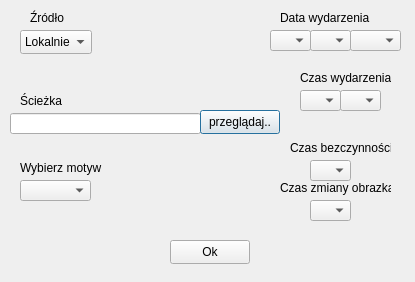
<?xml version="1.0" encoding="UTF-8"?>
<ui version="4.0">
 <class>drugieokno</class>
 <widget class="QDialog" name="drugieokno">
  <property name="geometry">
   <rect>
    <x>0</x>
    <y>0</y>
    <width>415</width>
    <height>282</height>
   </rect>
  </property>
  <property name="windowTitle">
   <string>Dialog</string>
  </property>
  <widget class="QLabel" name="label">
   <property name="geometry">
    <rect>
     <x>30</x>
     <y>10</y>
     <width>49</width>
     <height>16</height>
    </rect>
   </property>
   <property name="text">
    <string>Źródło</string>
   </property>
  </widget>
  <widget class="QComboBox" name="zrodlo">
   <property name="geometry">
    <rect>
     <x>20</x>
     <y>30</y>
     <width>72</width>
     <height>24</height>
    </rect>
   </property>
   <item>
    <property name="text">
     <string>Lokalnie</string>
    </property>
   </item>
  </widget>
  <widget class="QLineEdit" name="sciezka">
   <property name="geometry">
    <rect>
     <x>10</x>
     <y>113</y>
     <width>191</width>
     <height>21</height>
    </rect>
   </property>
  </widget>
  <widget class="QLabel" name="label_2">
   <property name="geometry">
    <rect>
     <x>20</x>
     <y>90</y>
     <width>49</width>
     <height>21</height>
    </rect>
   </property>
   <property name="text">
    <string>Ścieżka</string>
   </property>
  </widget>
  <widget class="QPushButton" name="pushButton">
   <property name="geometry">
    <rect>
     <x>200</x>
     <y>110</y>
     <width>80</width>
     <height>24</height>
    </rect>
   </property>
   <property name="text">
    <string>przeglądaj..</string>
   </property>
  </widget>
  <widget class="QComboBox" name="motyw">
   <property name="geometry">
    <rect>
     <x>20</x>
     <y>180</y>
     <width>71</width>
     <height>21</height>
    </rect>
   </property>
  </widget>
  <widget class="QLabel" name="label_3">
   <property name="geometry">
    <rect>
     <x>20</x>
     <y>160</y>
     <width>91</width>
     <height>16</height>
    </rect>
   </property>
   <property name="text">
    <string>Wybierz motyw</string>
   </property>
  </widget>
  <widget class="QLabel" name="label_4">
   <property name="geometry">
    <rect>
     <x>280</x>
     <y>10</y>
     <width>91</width>
     <height>16</height>
    </rect>
   </property>
   <property name="text">
    <string>Data wydarzenia</string>
   </property>
  </widget>
  <widget class="QComboBox" name="data1">
   <property name="geometry">
    <rect>
     <x>270</x>
     <y>30</y>
     <width>41</width>
     <height>21</height>
    </rect>
   </property>
   <item>
    <property name="text">
     <string/>
    </property>
   </item>
   <item>
    <property name="text">
     <string>01</string>
    </property>
   </item>
   <item>
    <property name="text">
     <string>02</string>
    </property>
   </item>
   <item>
    <property name="text">
     <string>03</string>
    </property>
   </item>
   <item>
    <property name="text">
     <string>04</string>
    </property>
   </item>
   <item>
    <property name="text">
     <string>05</string>
    </property>
   </item>
   <item>
    <property name="text">
     <string>06</string>
    </property>
   </item>
   <item>
    <property name="text">
     <string>07</string>
    </property>
   </item>
   <item>
    <property name="text">
     <string>08</string>
    </property>
   </item>
   <item>
    <property name="text">
     <string>09</string>
    </property>
   </item>
   <item>
    <property name="text">
     <string>10</string>
    </property>
   </item>
   <item>
    <property name="text">
     <string>11</string>
    </property>
   </item>
   <item>
    <property name="text">
     <string>12</string>
    </property>
   </item>
   <item>
    <property name="text">
     <string>13</string>
    </property>
   </item>
   <item>
    <property name="text">
     <string>14</string>
    </property>
   </item>
   <item>
    <property name="text">
     <string>15</string>
    </property>
   </item>
   <item>
    <property name="text">
     <string>16</string>
    </property>
   </item>
   <item>
    <property name="text">
     <string>17</string>
    </property>
   </item>
   <item>
    <property name="text">
     <string>18</string>
    </property>
   </item>
   <item>
    <property name="text">
     <string>19</string>
    </property>
   </item>
   <item>
    <property name="text">
     <string>20</string>
    </property>
   </item>
   <item>
    <property name="text">
     <string>21</string>
    </property>
   </item>
   <item>
    <property name="text">
     <string>22</string>
    </property>
   </item>
   <item>
    <property name="text">
     <string>23</string>
    </property>
   </item>
   <item>
    <property name="text">
     <string>24</string>
    </property>
   </item>
   <item>
    <property name="text">
     <string>25</string>
    </property>
   </item>
   <item>
    <property name="text">
     <string>26</string>
    </property>
   </item>
   <item>
    <property name="text">
     <string>27</string>
    </property>
   </item>
   <item>
    <property name="text">
     <string>28</string>
    </property>
   </item>
   <item>
    <property name="text">
     <string>29</string>
    </property>
   </item>
   <item>
    <property name="text">
     <string>30</string>
    </property>
   </item>
   <item>
    <property name="text">
     <string>31</string>
    </property>
   </item>
  </widget>
  <widget class="QComboBox" name="data2">
   <property name="geometry">
    <rect>
     <x>310</x>
     <y>30</y>
     <width>41</width>
     <height>21</height>
    </rect>
   </property>
   <item>
    <property name="text">
     <string/>
    </property>
   </item>
   <item>
    <property name="text">
     <string>01</string>
    </property>
   </item>
   <item>
    <property name="text">
     <string>02</string>
    </property>
   </item>
   <item>
    <property name="text">
     <string>03</string>
    </property>
   </item>
   <item>
    <property name="text">
     <string>04</string>
    </property>
   </item>
   <item>
    <property name="text">
     <string>05</string>
    </property>
   </item>
   <item>
    <property name="text">
     <string>06</string>
    </property>
   </item>
   <item>
    <property name="text">
     <string>07</string>
    </property>
   </item>
   <item>
    <property name="text">
     <string>08</string>
    </property>
   </item>
   <item>
    <property name="text">
     <string>09</string>
    </property>
   </item>
   <item>
    <property name="text">
     <string>10</string>
    </property>
   </item>
   <item>
    <property name="text">
     <string>11</string>
    </property>
   </item>
   <item>
    <property name="text">
     <string>12</string>
    </property>
   </item>
  </widget>
  <widget class="QComboBox" name="data3">
   <property name="geometry">
    <rect>
     <x>350</x>
     <y>30</y>
     <width>51</width>
     <height>21</height>
    </rect>
   </property>
   <item>
    <property name="text">
     <string/>
    </property>
   </item>
   <item>
    <property name="text">
     <string>2022</string>
    </property>
   </item>
   <item>
    <property name="text">
     <string>2023</string>
    </property>
   </item>
   <item>
    <property name="text">
     <string>2024</string>
    </property>
   </item>
  </widget>
  <widget class="QComboBox" name="czas1">
   <property name="geometry">
    <rect>
     <x>300</x>
     <y>90</y>
     <width>41</width>
     <height>21</height>
    </rect>
   </property>
   <item>
    <property name="text">
     <string/>
    </property>
   </item>
   <item>
    <property name="text">
     <string>00</string>
    </property>
   </item>
   <item>
    <property name="text">
     <string>01</string>
    </property>
   </item>
   <item>
    <property name="text">
     <string>02</string>
    </property>
   </item>
   <item>
    <property name="text">
     <string>03</string>
    </property>
   </item>
   <item>
    <property name="text">
     <string>04</string>
    </property>
   </item>
   <item>
    <property name="text">
     <string>05</string>
    </property>
   </item>
   <item>
    <property name="text">
     <string>06</string>
    </property>
   </item>
   <item>
    <property name="text">
     <string>07</string>
    </property>
   </item>
   <item>
    <property name="text">
     <string>08</string>
    </property>
   </item>
   <item>
    <property name="text">
     <string>09</string>
    </property>
   </item>
   <item>
    <property name="text">
     <string>10</string>
    </property>
   </item>
   <item>
    <property name="text">
     <string>11</string>
    </property>
   </item>
   <item>
    <property name="text">
     <string>12</string>
    </property>
   </item>
   <item>
    <property name="text">
     <string>13</string>
    </property>
   </item>
   <item>
    <property name="text">
     <string>14</string>
    </property>
   </item>
   <item>
    <property name="text">
     <string>15</string>
    </property>
   </item>
   <item>
    <property name="text">
     <string>16</string>
    </property>
   </item>
   <item>
    <property name="text">
     <string>17</string>
    </property>
   </item>
   <item>
    <property name="text">
     <string>18</string>
    </property>
   </item>
   <item>
    <property name="text">
     <string>19</string>
    </property>
   </item>
   <item>
    <property name="text">
     <string>20</string>
    </property>
   </item>
   <item>
    <property name="text">
     <string>21</string>
    </property>
   </item>
   <item>
    <property name="text">
     <string>22</string>
    </property>
   </item>
   <item>
    <property name="text">
     <string>23</string>
    </property>
   </item>
  </widget>
  <widget class="QLabel" name="label_5">
   <property name="geometry">
    <rect>
     <x>300</x>
     <y>70</y>
     <width>91</width>
     <height>16</height>
    </rect>
   </property>
   <property name="text">
    <string>Czas wydarzenia</string>
   </property>
  </widget>
  <widget class="QComboBox" name="czas2">
   <property name="geometry">
    <rect>
     <x>340</x>
     <y>90</y>
     <width>41</width>
     <height>21</height>
    </rect>
   </property>
   <item>
    <property name="text">
     <string/>
    </property>
   </item>
   <item>
    <property name="text">
     <string>00</string>
    </property>
   </item>
   <item>
    <property name="text">
     <string>01</string>
    </property>
   </item>
   <item>
    <property name="text">
     <string>02</string>
    </property>
   </item>
   <item>
    <property name="text">
     <string>03</string>
    </property>
   </item>
   <item>
    <property name="text">
     <string>04</string>
    </property>
   </item>
   <item>
    <property name="text">
     <string>05</string>
    </property>
   </item>
   <item>
    <property name="text">
     <string>06</string>
    </property>
   </item>
   <item>
    <property name="text">
     <string>07</string>
    </property>
   </item>
   <item>
    <property name="text">
     <string>08</string>
    </property>
   </item>
   <item>
    <property name="text">
     <string>09</string>
    </property>
   </item>
   <item>
    <property name="text">
     <string>10</string>
    </property>
   </item>
   <item>
    <property name="text">
     <string>11</string>
    </property>
   </item>
   <item>
    <property name="text">
     <string>12</string>
    </property>
   </item>
   <item>
    <property name="text">
     <string>13</string>
    </property>
   </item>
   <item>
    <property name="text">
     <string>14</string>
    </property>
   </item>
   <item>
    <property name="text">
     <string>15</string>
    </property>
   </item>
   <item>
    <property name="text">
     <string>16</string>
    </property>
   </item>
   <item>
    <property name="text">
     <string>17</string>
    </property>
   </item>
   <item>
    <property name="text">
     <string>18</string>
    </property>
   </item>
   <item>
    <property name="text">
     <string>19</string>
    </property>
   </item>
   <item>
    <property name="text">
     <string>20</string>
    </property>
   </item>
   <item>
    <property name="text">
     <string>21</string>
    </property>
   </item>
   <item>
    <property name="text">
     <string>22</string>
    </property>
   </item>
   <item>
    <property name="text">
     <string>23</string>
    </property>
   </item>
   <item>
    <property name="text">
     <string>24</string>
    </property>
   </item>
   <item>
    <property name="text">
     <string>25</string>
    </property>
   </item>
   <item>
    <property name="text">
     <string>26</string>
    </property>
   </item>
   <item>
    <property name="text">
     <string>27</string>
    </property>
   </item>
   <item>
    <property name="text">
     <string>28</string>
    </property>
   </item>
   <item>
    <property name="text">
     <string>29</string>
    </property>
   </item>
   <item>
    <property name="text">
     <string>30</string>
    </property>
   </item>
   <item>
    <property name="text">
     <string>31</string>
    </property>
   </item>
   <item>
    <property name="text">
     <string>32</string>
    </property>
   </item>
   <item>
    <property name="text">
     <string>33</string>
    </property>
   </item>
   <item>
    <property name="text">
     <string>34</string>
    </property>
   </item>
   <item>
    <property name="text">
     <string>35</string>
    </property>
   </item>
   <item>
    <property name="text">
     <string>36</string>
    </property>
   </item>
   <item>
    <property name="text">
     <string>37</string>
    </property>
   </item>
   <item>
    <property name="text">
     <string>38</string>
    </property>
   </item>
   <item>
    <property name="text">
     <string>39</string>
    </property>
   </item>
   <item>
    <property name="text">
     <string>40</string>
    </property>
   </item>
   <item>
    <property name="text">
     <string>41</string>
    </property>
   </item>
   <item>
    <property name="text">
     <string>42</string>
    </property>
   </item>
   <item>
    <property name="text">
     <string>43</string>
    </property>
   </item>
   <item>
    <property name="text">
     <string>44</string>
    </property>
   </item>
   <item>
    <property name="text">
     <string>45</string>
    </property>
   </item>
   <item>
    <property name="text">
     <string>46</string>
    </property>
   </item>
   <item>
    <property name="text">
     <string>47</string>
    </property>
   </item>
   <item>
    <property name="text">
     <string>48</string>
    </property>
   </item>
   <item>
    <property name="text">
     <string>49</string>
    </property>
   </item>
   <item>
    <property name="text">
     <string>50</string>
    </property>
   </item>
   <item>
    <property name="text">
     <string>51</string>
    </property>
   </item>
   <item>
    <property name="text">
     <string>52</string>
    </property>
   </item>
   <item>
    <property name="text">
     <string>53</string>
    </property>
   </item>
   <item>
    <property name="text">
     <string>54</string>
    </property>
   </item>
   <item>
    <property name="text">
     <string>55</string>
    </property>
   </item>
   <item>
    <property name="text">
     <string>56</string>
    </property>
   </item>
   <item>
    <property name="text">
     <string>57</string>
    </property>
   </item>
   <item>
    <property name="text">
     <string>58</string>
    </property>
   </item>
   <item>
    <property name="text">
     <string>59</string>
    </property>
   </item>
   <item>
    <property name="text">
     <string/>
    </property>
   </item>
  </widget>
  <widget class="QComboBox" name="bezczynnosc">
   <property name="geometry">
    <rect>
     <x>310</x>
     <y>160</y>
     <width>41</width>
     <height>21</height>
    </rect>
   </property>
   <item>
    <property name="text">
     <string/>
    </property>
   </item>
   <item>
    <property name="text">
     <string>1</string>
    </property>
   </item>
   <item>
    <property name="text">
     <string>2</string>
    </property>
   </item>
   <item>
    <property name="text">
     <string>3</string>
    </property>
   </item>
   <item>
    <property name="text">
     <string>4</string>
    </property>
   </item>
   <item>
    <property name="text">
     <string>5</string>
    </property>
   </item>
   <item>
    <property name="text">
     <string>6</string>
    </property>
   </item>
   <item>
    <property name="text">
     <string>7</string>
    </property>
   </item>
   <item>
    <property name="text">
     <string>8</string>
    </property>
   </item>
   <item>
    <property name="text">
     <string>9</string>
    </property>
   </item>
   <item>
    <property name="text">
     <string>10</string>
    </property>
   </item>
   <item>
    <property name="text">
     <string>11</string>
    </property>
   </item>
   <item>
    <property name="text">
     <string>12</string>
    </property>
   </item>
   <item>
    <property name="text">
     <string>13</string>
    </property>
   </item>
   <item>
    <property name="text">
     <string>14</string>
    </property>
   </item>
   <item>
    <property name="text">
     <string>15</string>
    </property>
   </item>
   <item>
    <property name="text">
     <string>16</string>
    </property>
   </item>
   <item>
    <property name="text">
     <string>17</string>
    </property>
   </item>
   <item>
    <property name="text">
     <string>18</string>
    </property>
   </item>
   <item>
    <property name="text">
     <string>19</string>
    </property>
   </item>
   <item>
    <property name="text">
     <string>20</string>
    </property>
   </item>
   <item>
    <property name="text">
     <string>21</string>
    </property>
   </item>
   <item>
    <property name="text">
     <string>22</string>
    </property>
   </item>
   <item>
    <property name="text">
     <string>23</string>
    </property>
   </item>
   <item>
    <property name="text">
     <string>24</string>
    </property>
   </item>
   <item>
    <property name="text">
     <string>25</string>
    </property>
   </item>
   <item>
    <property name="text">
     <string>26</string>
    </property>
   </item>
   <item>
    <property name="text">
     <string>27</string>
    </property>
   </item>
   <item>
    <property name="text">
     <string>28</string>
    </property>
   </item>
   <item>
    <property name="text">
     <string>29</string>
    </property>
   </item>
   <item>
    <property name="text">
     <string>30</string>
    </property>
   </item>
   <item>
    <property name="text">
     <string>31</string>
    </property>
   </item>
   <item>
    <property name="text">
     <string>32</string>
    </property>
   </item>
   <item>
    <property name="text">
     <string>33</string>
    </property>
   </item>
   <item>
    <property name="text">
     <string>34</string>
    </property>
   </item>
   <item>
    <property name="text">
     <string>35</string>
    </property>
   </item>
   <item>
    <property name="text">
     <string>36</string>
    </property>
   </item>
   <item>
    <property name="text">
     <string>37</string>
    </property>
   </item>
   <item>
    <property name="text">
     <string>38</string>
    </property>
   </item>
   <item>
    <property name="text">
     <string>39</string>
    </property>
   </item>
   <item>
    <property name="text">
     <string>40</string>
    </property>
   </item>
   <item>
    <property name="text">
     <string>41</string>
    </property>
   </item>
   <item>
    <property name="text">
     <string>42</string>
    </property>
   </item>
   <item>
    <property name="text">
     <string>43</string>
    </property>
   </item>
   <item>
    <property name="text">
     <string>44</string>
    </property>
   </item>
   <item>
    <property name="text">
     <string>45</string>
    </property>
   </item>
   <item>
    <property name="text">
     <string>46</string>
    </property>
   </item>
   <item>
    <property name="text">
     <string>47</string>
    </property>
   </item>
   <item>
    <property name="text">
     <string>48</string>
    </property>
   </item>
   <item>
    <property name="text">
     <string>49</string>
    </property>
   </item>
   <item>
    <property name="text">
     <string>50</string>
    </property>
   </item>
   <item>
    <property name="text">
     <string>51</string>
    </property>
   </item>
   <item>
    <property name="text">
     <string>52</string>
    </property>
   </item>
   <item>
    <property name="text">
     <string>53</string>
    </property>
   </item>
   <item>
    <property name="text">
     <string>54</string>
    </property>
   </item>
   <item>
    <property name="text">
     <string>55</string>
    </property>
   </item>
   <item>
    <property name="text">
     <string>56</string>
    </property>
   </item>
   <item>
    <property name="text">
     <string>57</string>
    </property>
   </item>
   <item>
    <property name="text">
     <string>58</string>
    </property>
   </item>
   <item>
    <property name="text">
     <string>59</string>
    </property>
   </item>
   <item>
    <property name="text">
     <string>60</string>
    </property>
   </item>
  </widget>
  <widget class="QLabel" name="label_6">
   <property name="geometry">
    <rect>
     <x>290</x>
     <y>140</y>
     <width>101</width>
     <height>16</height>
    </rect>
   </property>
   <property name="text">
    <string>Czas bezczynności</string>
   </property>
  </widget>
  <widget class="QComboBox" name="czaszmiany">
   <property name="geometry">
    <rect>
     <x>310</x>
     <y>200</y>
     <width>41</width>
     <height>21</height>
    </rect>
   </property>
   <item>
    <property name="text">
     <string/>
    </property>
   </item>
   <item>
    <property name="text">
     <string>1</string>
    </property>
   </item>
   <item>
    <property name="text">
     <string>2</string>
    </property>
   </item>
   <item>
    <property name="text">
     <string>3</string>
    </property>
   </item>
   <item>
    <property name="text">
     <string>4</string>
    </property>
   </item>
   <item>
    <property name="text">
     <string>5</string>
    </property>
   </item>
   <item>
    <property name="text">
     <string>6</string>
    </property>
   </item>
   <item>
    <property name="text">
     <string>7</string>
    </property>
   </item>
   <item>
    <property name="text">
     <string>8</string>
    </property>
   </item>
   <item>
    <property name="text">
     <string>9</string>
    </property>
   </item>
   <item>
    <property name="text">
     <string>10</string>
    </property>
   </item>
   <item>
    <property name="text">
     <string>11</string>
    </property>
   </item>
   <item>
    <property name="text">
     <string>12</string>
    </property>
   </item>
   <item>
    <property name="text">
     <string>13</string>
    </property>
   </item>
   <item>
    <property name="text">
     <string>14</string>
    </property>
   </item>
   <item>
    <property name="text">
     <string>15</string>
    </property>
   </item>
   <item>
    <property name="text">
     <string>16</string>
    </property>
   </item>
   <item>
    <property name="text">
     <string>17</string>
    </property>
   </item>
   <item>
    <property name="text">
     <string>18</string>
    </property>
   </item>
   <item>
    <property name="text">
     <string>19</string>
    </property>
   </item>
   <item>
    <property name="text">
     <string>20</string>
    </property>
   </item>
   <item>
    <property name="text">
     <string>21</string>
    </property>
   </item>
   <item>
    <property name="text">
     <string>22</string>
    </property>
   </item>
   <item>
    <property name="text">
     <string>23</string>
    </property>
   </item>
   <item>
    <property name="text">
     <string>24</string>
    </property>
   </item>
   <item>
    <property name="text">
     <string>25</string>
    </property>
   </item>
   <item>
    <property name="text">
     <string>26</string>
    </property>
   </item>
   <item>
    <property name="text">
     <string>27</string>
    </property>
   </item>
   <item>
    <property name="text">
     <string>28</string>
    </property>
   </item>
   <item>
    <property name="text">
     <string>29</string>
    </property>
   </item>
   <item>
    <property name="text">
     <string>30</string>
    </property>
   </item>
   <item>
    <property name="text">
     <string>31</string>
    </property>
   </item>
   <item>
    <property name="text">
     <string>32</string>
    </property>
   </item>
   <item>
    <property name="text">
     <string>33</string>
    </property>
   </item>
   <item>
    <property name="text">
     <string>34</string>
    </property>
   </item>
   <item>
    <property name="text">
     <string>35</string>
    </property>
   </item>
   <item>
    <property name="text">
     <string>36</string>
    </property>
   </item>
   <item>
    <property name="text">
     <string>37</string>
    </property>
   </item>
   <item>
    <property name="text">
     <string>38</string>
    </property>
   </item>
   <item>
    <property name="text">
     <string>39</string>
    </property>
   </item>
   <item>
    <property name="text">
     <string>40</string>
    </property>
   </item>
   <item>
    <property name="text">
     <string>41</string>
    </property>
   </item>
   <item>
    <property name="text">
     <string>42</string>
    </property>
   </item>
   <item>
    <property name="text">
     <string>43</string>
    </property>
   </item>
   <item>
    <property name="text">
     <string>44</string>
    </property>
   </item>
   <item>
    <property name="text">
     <string>45</string>
    </property>
   </item>
   <item>
    <property name="text">
     <string>46</string>
    </property>
   </item>
   <item>
    <property name="text">
     <string>47</string>
    </property>
   </item>
   <item>
    <property name="text">
     <string>48</string>
    </property>
   </item>
   <item>
    <property name="text">
     <string>49</string>
    </property>
   </item>
   <item>
    <property name="text">
     <string>50</string>
    </property>
   </item>
   <item>
    <property name="text">
     <string>51</string>
    </property>
   </item>
   <item>
    <property name="text">
     <string>52</string>
    </property>
   </item>
   <item>
    <property name="text">
     <string>53</string>
    </property>
   </item>
   <item>
    <property name="text">
     <string>54</string>
    </property>
   </item>
   <item>
    <property name="text">
     <string>55</string>
    </property>
   </item>
   <item>
    <property name="text">
     <string>56</string>
    </property>
   </item>
   <item>
    <property name="text">
     <string>57</string>
    </property>
   </item>
   <item>
    <property name="text">
     <string>58</string>
    </property>
   </item>
   <item>
    <property name="text">
     <string>59</string>
    </property>
   </item>
   <item>
    <property name="text">
     <string>60</string>
    </property>
   </item>
  </widget>
  <widget class="QLabel" name="label_7">
   <property name="geometry">
    <rect>
     <x>280</x>
     <y>180</y>
     <width>111</width>
     <height>16</height>
    </rect>
   </property>
   <property name="text">
    <string>Czas zmiany obrazka</string>
   </property>
  </widget>
  <widget class="QPushButton" name="pushButton_2">
   <property name="geometry">
    <rect>
     <x>170</x>
     <y>240</y>
     <width>80</width>
     <height>24</height>
    </rect>
   </property>
   <property name="text">
    <string>Ok</string>
   </property>
  </widget>
 </widget>
 <resources/>
 <connections/>
</ui>
